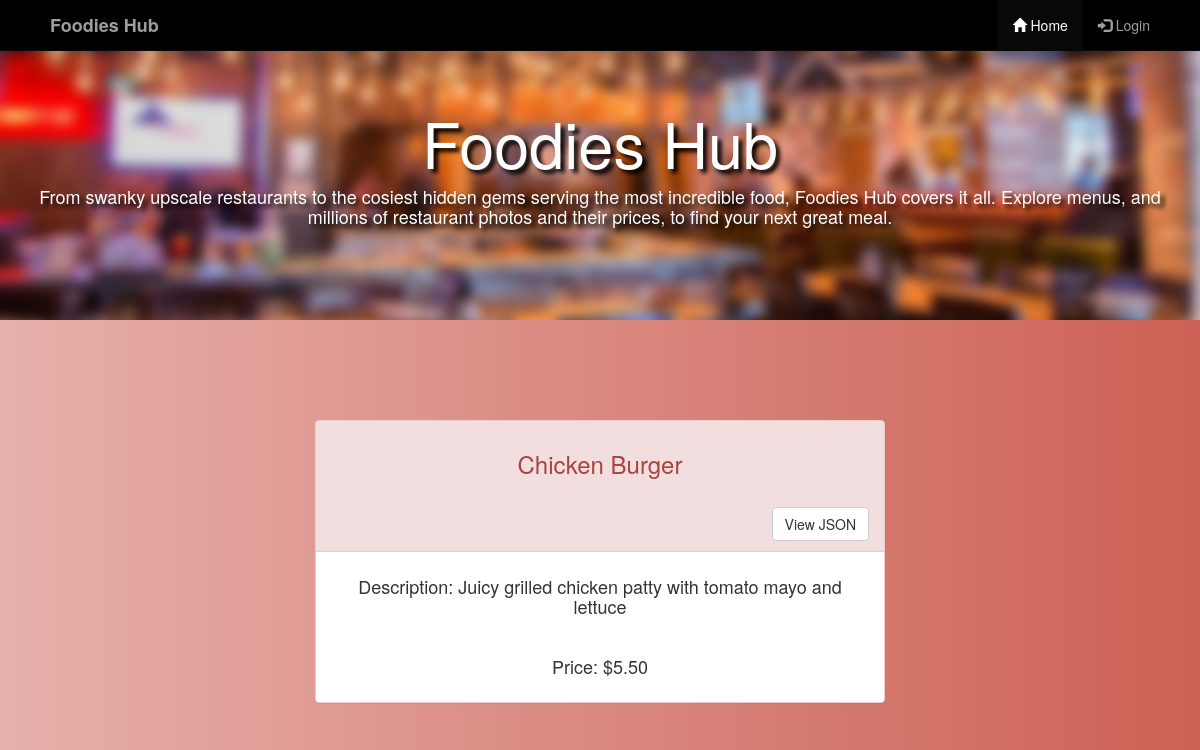
Page /restaurants/1/3/view on the committed database.
### database_setup.py (models this page shows, shortened)
class MenuItem(Base):
    __tablename__ = 'menu_item'
    name = Column(String(80), nullable=False)
    id = Column(Integer, primary_key=True)
    description = Column(String(250))
    price = Column(String(8))
    course = Column(String(250))
    restaurant_id = Column(Integer, ForeignKey('restaurant.id'))
    restaurant = relationship(Restaurant)
    user_id = Column(Integer, ForeignKey('user.id'))
    user = relationship(User)

### project.py (the view)
@app.route('/restaurants/<int:restaurant_id>/<int:menu_id>/view')
def Viewmenu(restaurant_id, menu_id):
    item = session.query(MenuItem).filter_by(id=menu_id).one()
    return render_template('viewmenu.html',
                           restaurant_id=restaurant_id,
                           menu_id=menu_id, item=item)

### templates/viewmenu.html
{% extends "base.html" %}
{% block content %}
          <div class="col-md-6 panel panel-danger" style="margin-top: 80px; margin-right: 25%; margin-left: 25%">
           <div class="row text-center panel-heading"><h3>{{item.name}}</h3><br>
             <a href='{{url_for('menuItemJSON', restaurant_id = restaurant_id, menu_id=menu_id) }}' class="btn btn-default pull-right"> View JSON </a>
           </div>
           <div class="panel-body">
          <center>
<h4> Description: {{item.description}} </h4><br>
<h4> Price: {{item.price}} </h4>
</center>
</div>
</div>
{% endblock %}

### templates/base.html (style rules this page uses)
body { background: #ee0979; background: -webkit-linear-gradient(to left, #ee0979 , #ff6a00); background: linear-gradient(to left, #CD6155 , #E6B0AA ); }

### rows in the picture
MenuItem: name "Chicken Burger", description "Juicy grilled chicken patty with tomato mayo and lettuce", price "$5.50"
